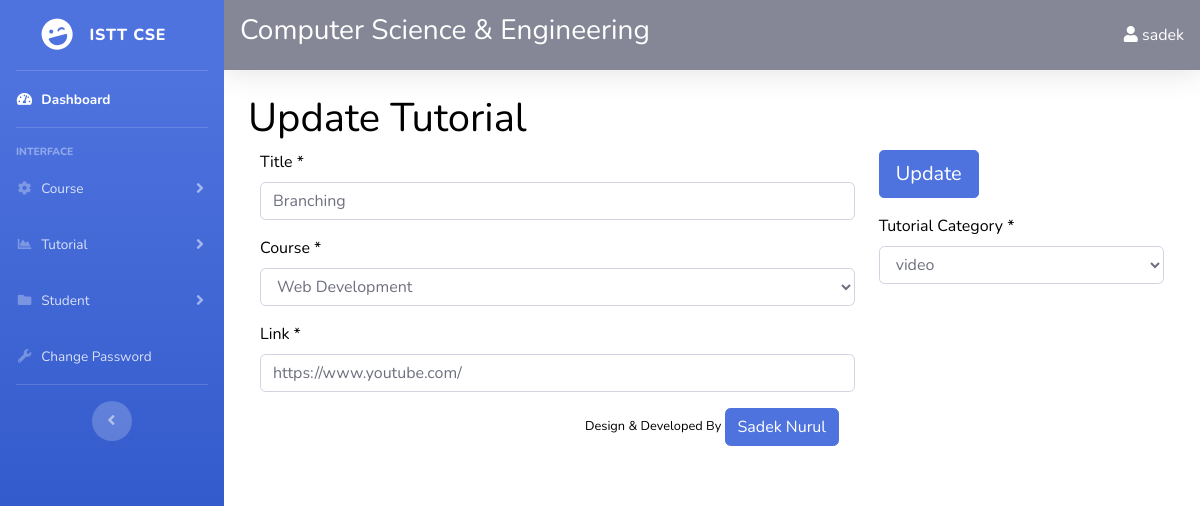
The page /admin/index.php?edit_tutorial&id=8 (signed in) on the database its author committed.
### tables this page shows
CREATE TABLE `tutorials` (
  `id` int(100) NOT NULL,
  `title` varchar(255) NOT NULL,
  `course_id` int(100) NOT NULL,
  `link` text NOT NULL,
  `category` varchar(100) NOT NULL,
  `date` varchar(255) NOT NULL
);

CREATE TABLE `courses` (
  `id` int(100) NOT NULL,
  `name` varchar(255) NOT NULL,
  `image` text NOT NULL,
  `date` varchar(255) NOT NULL
);

### resources/functions.php (called while the page is built, shortened)
<?php
function query($sql){
	global $connection;
	return mysqli_query($connection,$sql);
}
function escape_string($string){
	global $connection;
	return mysqli_real_escape_string($connection,$string);
}
function fetch_array($result){
	return mysqli_fetch_array($result);
}
function remove_slashes($string){
	$text = str_replace("\\r\\n", "", $string);
	$text = implode("",explode("\\",$text));
	return $text;
}
function course_name($id){
	$query = query("SELECT * FROM courses WHERE id = " . escape_string($id). " ");
	$row = fetch_array($query);
	return $row['name'];
}
?>

### resources/templates/back/edit-tutorial.php (the view, shortened to what this page needs)
<?php
	$query = query("SELECT * FROM tutorials WHERE id = " . escape_string($_GET['id']) . "");
	while($row = fetch_array($query)) {
		$title       = remove_slashes(escape_string($row['title']));
		$course_id 	 = escape_string($row['course_id']);
		$course_name = course_name($course_id);
		$link 		 = escape_string($row['link']);
		$category 	 = escape_string($row['category']);
	}
?>
<div class="col-md-12">
<div class="row">
<h1 class="page-header">
   Update Tutorial
</h1>
</div>
<div class="row">
<form action="" method="post" enctype="multipart/form-data" style="width:100%;">
<div class="col-md-8">
	<div class="form-group">
		<label for="">Title * </label>
            <input type="text" name="title" id="" class="form-control" value="<?php echo stripslashes(trim($title)); ?>" required />
    </div>
	<div class="form-group">
		<label for="">Course * </label>
        <select name="course_id" id="" class="form-control">
        	<option value="<?php echo $course_id; ?>"><?php echo $course_name; ?></option>
        </select>
    </div>
	<div class="form-group">
		<label for="">Link * </label>
            <input type="text" name="link" id="" class="form-control" value="<?php echo $link; ?>" required />
    </div>
</div>
<aside id="admin_sidebar" class="col-md-4">
     <div class="form-group">
        <input type="submit" name="update" class="btn btn-primary btn-lg" value="Update">
    </div>
	<div class="form-group">
		<label for="">Tutorial Category * </label>
        <select name="category" id="" class="form-control">
        	<option value="<?php echo $category; ?>"><?php echo $category; ?></option>
        </select>
    </div>
</aside>
</form>
</div>

### rows shown on the page
tutorials: title "Branching", course_id "Web Development", link "https://www.youtube.com/", category "video"

### other values the page prints
$_SESSION['username'] "sadek"
